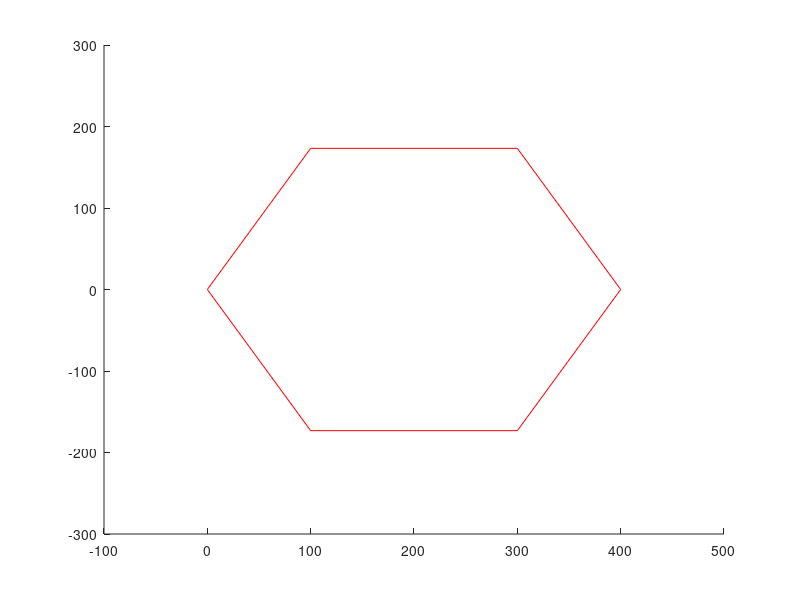

The MATLAB source for this figure: (Note: this script raises an error after producing the figure.)
% integrate CC and DUBINS
clear,clc,close all
xlim([-100 500])
ylim([-300 300])
hold on

% initialize the path
path_x = [0 100 300 400 300 100 0];
path_y = [0 100*sqrt(3) 100*sqrt(3) 0 -100*sqrt(3) -100*sqrt(3) 0];
plot(path_x, path_y,'r');
hold on

% initialize the USV states
XM0 = 0;
YM0 = 0;
VM = 2;
psi = pi/2;
XM = XM0;
YM = YM0;

% initialize the CC parameter
delta = 10;
alpha = 0.3;
delta_t = 1; 

% initialize the guidance following law; 1 is the CC following straight
% line, 2 is the CC following circle
guidance_index = 1;

%% Draw the mission trajectory
% modify the path
mission_x = zeros(1,12);
mission_y = zeros(1,12);

[p,n]=size(path_x);

for i = 1:(n-1)
    [mission_x(2*i-1), mission_y(2*i-1)] = extend_segment_start(path_x(i), path_y(i), path_x(i+1), path_y(i+1));
    [mission_x(2*i), mission_y(2*i)] = extend_segment_end(path_x(i), path_y(i), path_x(i+1), path_y(i+1));
   % plot([mission_x(2*i-1),mission_x(2*i)],[mission_y(2*i-1),mission_y(2*i)],'b')
    %hold on
    
end
mission_x = [mission_x, mission_x(1),mission_x(2)];
mission_y = [mission_y, mission_y(1),mission_y(2)];


% r is the radius of the turning circle
r = 20;

% initialize the first waypoint
m = 2;
XT0 = mission_x(m);
YT0 = mission_y(m);

%% Drawing the path

path_i = 2;

for i = 2:7
    path_i = i;
    mission_i = 2*path_i-3;
    w1_x = mission_x(mission_i);
    w1_y = mission_y(mission_i);
    w2_x = mission_x(mission_i+1);
    w2_y = mission_y(mission_i+1);
    w3_x = mission_x(mission_i+2);
    w3_y = mission_y(mission_i+2);
    w4_x = mission_x(mission_i+3);
    w4_y = mission_y(mission_i+3);

    %%
    theta_s = atan2(w2_y-w1_y, w2_x-w1_x);
    theta_f = atan2(w3_y-w4_y, w3_x-w4_x);
    theta_m = (theta_s+theta_f)/2;
    t_x = path_x(path_i);
    t_y = path_y(path_i);

    delta_theta = theta_m-theta_s;
    R_r = r/cos(delta_theta);

    % here is the center of the turning circle
    circle_center_x = t_x + R_r*cos(theta_m);
    circle_center_y = t_y + R_r*sin(theta_m);

    plot(t_x, t_y, '*')

    theta_turn_s = atan2(w2_y-circle_center_y, w2_x-circle_center_x);
    theta_turn_f = atan2(w3_y-circle_center_y, w3_x-circle_center_x);
    if theta_turn_s < 0
        theta_turn_s = theta_turn_s + 2* pi;
    end
    if theta_turn_f < 0
        theta_turn_f = theta_turn_f + 2* pi;
    end

    if theta_turn_s>theta_turn_f
        theta_turn_s = theta_turn_s - 2*pi;
    end
    
    if theta_turn_f - theta_turn_s < pi
       theta_turn_s = theta_turn_s + 2*pi;
       circle_theta = theta_turn_f:0.01:theta_turn_s;
    else circle_theta = theta_turn_s:0.01:theta_turn_f;
    end
     
    circle_theta = theta_turn_s:0.01:theta_turn_f;

    circle_x = circle_center_x + r*tan(delta_theta)*cos(circle_theta);
    circle_y = circle_center_y + r*tan(delta_theta)*sin(circle_theta);

    distance = sqrt((circle_center_x-w2_x)^2+(circle_center_y-w2_y)^2);
    plot(circle_x, circle_y, 'r')
    hold on
    
    plot([mission_x(mission_i),mission_x(mission_i+1)],[mission_y(mission_i), mission_y(mission_i+1)],'r')
    hold on
    plot([mission_x(mission_i+2),mission_x(mission_i+3)],[mission_y(mission_i+2), mission_y(mission_i+3)],'r')
    hold on
end


%% MISSION!!!
% mission loop
for i = 1:3000
    
    while guidance_index == 1
        R_u = sqrt((XM0 - XM)^2+(YM0 - YM)^2);
        theta = atan2(YT0 - YM0, XT0 - XM0);
        theta_u = atan2(YM - YM0, XM - XM0);
        beta = theta - theta_u;
        R = sqrt(R_u^2 - (R_u * sin(beta))^2);
        % target position
        x_t = XM0 + (R+delta)*cos(theta);
        y_t = YM0 + (R+delta)*sin(theta);

        psi_d = atan2(y_t - YM, x_t - XM);
        % convert psi_d into [0 2pi];
        if psi_d < 0
            psi_d = psi_d + 2*pi;
        end
        if psi_d - psi > pi
           psi_d = psi_d - 2*pi;
        end
        if psi_d - psi < -pi
            psi_d = psi_d + 2*pi;
        end


        if abs(psi_d - psi) > 10/180*pi
            delta_psi = abs(psi_d - psi)/(psi_d - psi)*10/180*pi;
        else delta_psi = psi_d - psi;
        end

        psi = psi + delta_psi + (rand(1)*5-5)*pi/180;

        XM = XM+VM*cos(psi)*delta_t;
        YM = YM+VM*sin(psi)*delta_t;

        plot(XM, YM,'.','MarkerEdgeColor','b');
        drawnow;
        pause(0.1)

        if sqrt((XM-XT0)^2+(YM-YT0)^2)<5
            guidance_index = 2;
         
            
%             XM0 = mission_x(m);
%             YM0 = mission_y(m);
%             m = m+1;
%             if m>7
%                 break
%             end
%             XT0 = mission_x(m);
%             YT0 = mission_y(m);
        end
    end
    
    while guidance_index == 2
        % get the turning circle center first
        
        w1_x = mission_x(2*m-3);
        w1_y = mission_y(2*m-3);

        w2_x = mission_x(2*m-2);
        w2_y = mission_y(2*m-2);

        w3_x = mission_x(2*m-1);
        w3_y = mission_y(2*m-1);

        w4_x = mission_x(2*m);
        w4_y = mission_y(2*m);
        
        theta_s = atan2(w2_y-w1_y, w2_x-w1_x);
        theta_f = atan2(w3_y-w4_y, w3_x-w4_x);
        theta_m = (theta_s+theta_f)/2;
        

        delta_theta = theta_m-theta_s;
        R_r = r/cos(delta_theta);
        
        center_x = path_x(m) + R_r*cos(theta_m);
        center_y = path_y(m) + R_r*sin(theta_m);
        
        
        theta = atan2(YM-center_y, XM-center_x);
        if theta<0
            theta = theta + 2*pi;
        end
        
        % analysis if beta is position or negative
        %alpha = 0.3;
        
        x_t = center_x + r*tan(delta_theta)*cos(theta+alpha);
        y_t = center_y + r*tan(delta_theta)*sin(theta+alpha);

        psi_d = atan2(y_t-YM, x_t-XM);
        if psi_d < 0
            psi_d = psi_d + 2*pi;
        end
        while psi<0
            psi = psi+2*pi;
        end
        while psi>2*pi
            psi = psi-2*pi;
        end

        if psi_d - psi > pi
           psi_d = psi_d - 2*pi;
        end
        if psi_d - psi < -pi
            psi_d = psi_d + 2*pi;
        end


        if abs(psi_d - psi) > 10/180*pi
            delta_psi = abs(psi_d - psi)/(psi_d - psi)*10/180*pi;
        else delta_psi = psi_d - psi;
        end

        psi = psi + delta_psi + (rand(1)*5-5)*pi/180;


        XM = XM + VM*delta_t*cos(psi_d);
        YM = YM + VM*delta_t*sin(psi_d);

        plot(XM, YM,'.','MarkerEdgeColor','b');
        drawnow;
        pause(0.1)
        % calculate the final switching point % switch to guidance_index = 1

        if sqrt((XM-mission_x(2*m-1))^2+(YM-mission_y(2*m-1))^2)<10
            m = m+1;
            guidance_index = 1;
            XM0 = mission_x(2*m-3);
            YM0 = mission_y(2*m-3);
            XT0 = mission_x(2*m-2);
            YT0 = mission_y(2*m-2);
            
        end
 
    
    end
    
    
   
    
end


         
    


% make the path planner